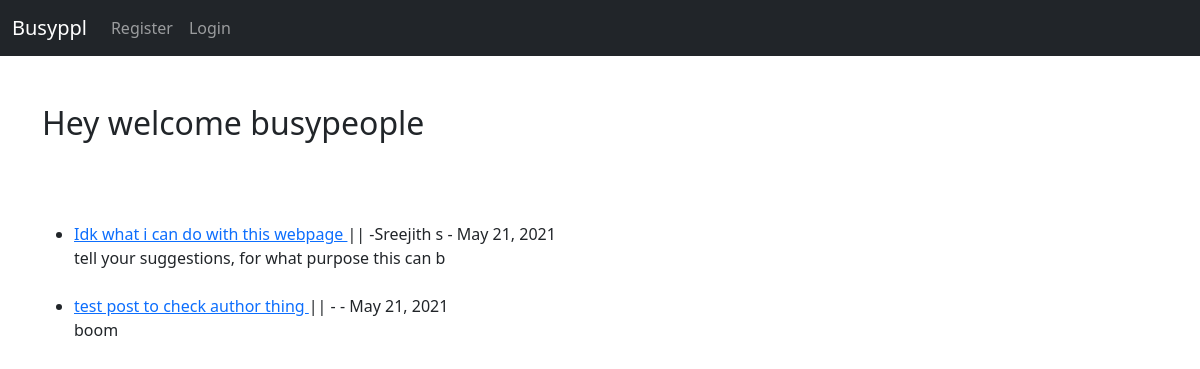
Before: / with the older database file.
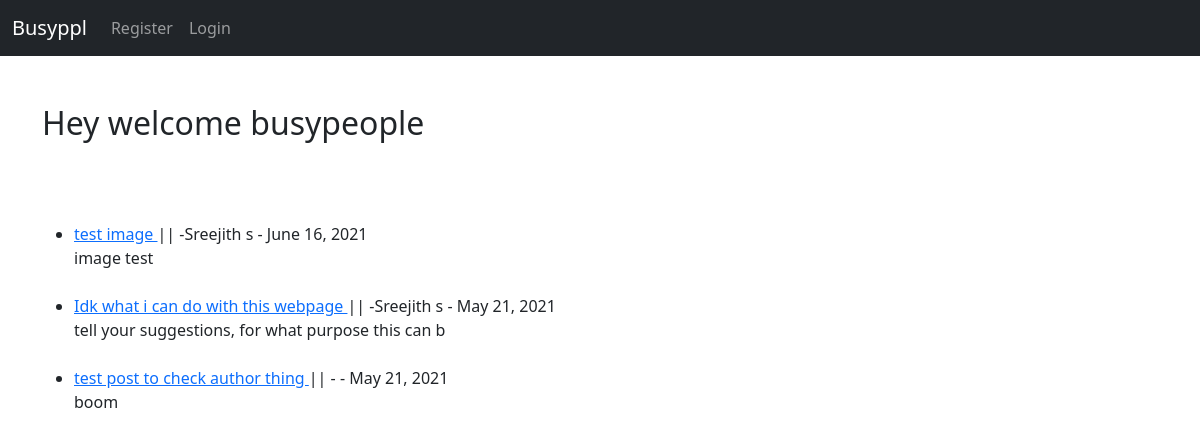
After: the same page with the newer database file.
### theblog/models.py (models this page shows, shortened)
class Post(models.Model):
    title = models.CharField(max_length=255)
    title_tag = models.CharField(max_length=255)
    author = models.ForeignKey(User, on_delete=models.CASCADE)
    body = models.TextField()
    post_date = models.DateField(auto_now_add=True)
    upload_img  = models.ImageField(max_length=50)

### theblog/views.py (the view)
# urls.py: path('', HomeView.as_view() , name="home"),
class HomeView(ListView):
     model = Post
     template_name = 'home.html'
     ordering = ['-post_date']

### theblog/templates/home.html (shortened to what this page needs)
{% extends 'base.html' %}
{% block content %}
<h2>Hey welcome busypeople </h2>
<br/> <br/>
<br/>
<ul>
{% for post in object_list %}
    <li><a href="{% url 'article-detail' post.pk %}" >
        {{post.title }} </a>||
        -{{ post.author.first_name }}
        {{ post.author.last_name }} - {{post.post_date}}  <br/>
        {{post.body|slice:":50"}}</li>
        <br/>
{% endfor %}
</ul>
{% endblock %}

### theblog/templates/base.html (shortened to what this page needs)
<!doctype html>
<html lang="en">
  <head>
    <link href="https://cdn.jsdelivr.net/npm/bootstrap@5.0.1/dist/css/bootstrap.min.css" rel="stylesheet">
  </head>
  <body>
    <nav class="navbar navbar-expand-lg navbar-dark bg-dark">
        <div class="container-fluid">
          <a class="navbar-brand" href="{% url 'home' %}">Busyppl</a>
          <div class="collapse navbar-collapse" id="navbarSupportedContent">
            <ul class="navbar-nav me-auto mb-2 mb-lg-0">
              {% if user.is_authenticated %}
                  <li class="nav-item">
                   <a class="nav-link" href="{% url 'add_post' %}"> Add post </a>
                  </li>
                  <li class="nav-item">
                    <a class="nav-link" href="{% url 'logout' %}"> Logout </a>
                  </li>
              {% else %}
                  <li class="nav-item">
                    <a class="nav-link" href="{% url 'register' %}"> Register </a>
                  </li>
                  <li class="nav-item">
                    <a class="nav-link" href="{% url 'login' %}"> Login </a>
                  </li>
               {% endif %}
            </ul>
          </div>
        </div>
      </nav>
    <br/> <br/>
    <div class="container">
      {% block content %}
      {% endblock %}
    </div>
  </body>
</html>

Changed rows visible on the page:
added Post: title "test image", author.first_name "Sreejith", author.last_name "s", post_date "June 16, 2021", body "image test"
